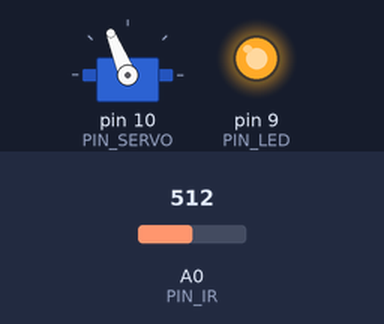
The sketch below on a simulated Arduino Uno, built with avr-gcc and run on an emulated ATmega328P. Shown: servo, output pins drawn as LEDs (lit = HIGH). Inputs (shaded band) come from the test bench; at power-on: A0 (PIN_IR) = 512.

Above: at 1.2 s.
1.3 s: A0 (PIN_IR) set to 241
2.8 s: A0 (PIN_IR) set to 219
At 3.8 s:
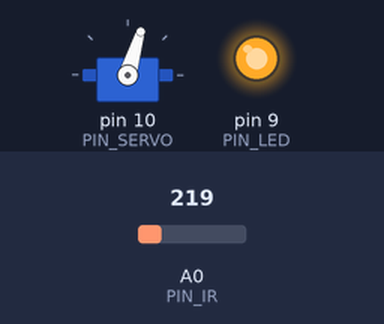
4.3 s: A0 (PIN_IR) set to 323
5.8 s: A0 (PIN_IR) set to 347
At 6.1 s:
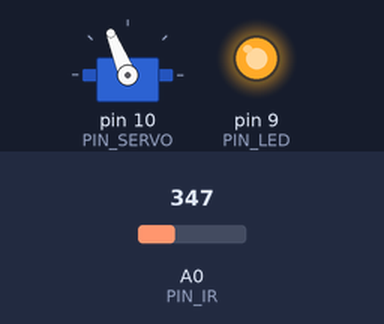
7.3 s: A0 (PIN_IR) set to 190
At 8.4 s:
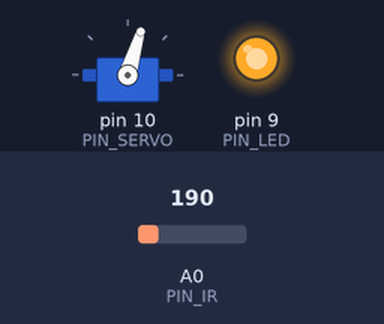
Timing chart, 0 to 9.8 s (numbered marks = the images above; inputs shaded):
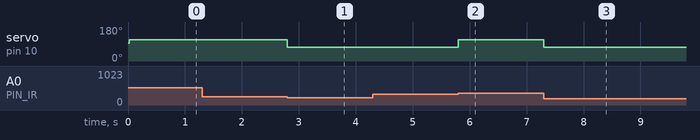

Measured:
- the behaviour switches between 230 and 229 on A0 (PIN_IR) (found by bisection; images 0 and 1)
- the behaviour switches between 340 and 341 on A0 (PIN_IR) (found by bisection; images 1 and 2)
- after the input at 1.3 s, every drawn part: stays the same
- after the input at 2.8 s, servo on pin 10 (PIN_SERVO): 112° → 73° at once
- after the input at 4.3 s, every drawn part: stays the same
- after the input at 5.8 s, servo on pin 10 (PIN_SERVO): 73° → 112° at once
- after the input at 7.3 s, servo on pin 10 (PIN_SERVO): 112° → 73° at once

The sketch:

21P8.ino
```cpp
// Arduino pin assignment
#define PIN_IR A0
#define PIN_LED 9

int a, b; // unit: mm

#include <Servo.h>

// Arduino pin assignment
#define PIN_SERVO 10

// configurable parameters
#define _DUTY_MIN 1300 // servo full clockwise position (0 degree)
#define _DUTY_NEU 1500 // servo neutral position (90 degree)
#define _DUTY_MAX 1700 // servo full counterclockwise position (180 degree)

#define _POS_START (_DUTY_MIN + 100)
#define _POS_END (_DUTY_MAX - 100)

#define _SERVO_SPEED 5 // servo speed limit (unit: degree/second)
#define INTERVAL 20  // servo update interval

// global variables
unsigned long last_sampling_time; // unit: ms
int duty_chg_per_interval; // maximum duty difference per interval
int toggle_interval, toggle_interval_cnt;
float pause_time; // unit: sec
Servo myservo;
int duty_target, duty_curr;

void setup() {
// initialize GPIO pins
  myservo.attach(PIN_SERVO);
  duty_target = duty_curr = _POS_START;
//  while(1){
  myservo.writeMicroseconds(1500);
//  }

// initialize GPIO pins
  pinMode(PIN_LED,OUTPUT);
  digitalWrite(PIN_LED, 1);

  Serial.begin(57600);

  a = 96; //70;
  b = 300; //300;

// convert angle speed into duty change per interval.
  duty_chg_per_interval = (float)(_DUTY_MAX - _DUTY_MIN) * _SERVO_SPEED / 180 * INTERVAL / 1000;

// initialize variables for servo update.
  pause_time = 1;
  toggle_interval = (180.0 / _SERVO_SPEED + pause_time) * 1000 / INTERVAL;
  toggle_interval_cnt = toggle_interval;

// initialize last sampling time
  last_sampling_time = 0;
}

float ir_distance(void){ // return value unit: mm
  float val;
  float volt = float(analogRead(PIN_IR));
  val = ((6762.0/(volt-9.0))-4.0) * 10.0;
  return val;
}

void loop() {
  float raw_dist = ir_distance();
  float dist_cali = 100 + 300.0 / (b - a) * (raw_dist - a);
// millis() returns the number of milliseconds since the program started. Will overflow after 50 days.
  if(millis() < last_sampling_time + INTERVAL) return;

// adjust duty_curr toward duty_target by duty_chg_per_interval
  if(duty_target > duty_curr) {
    duty_curr += duty_chg_per_interval;
    if(duty_curr > duty_target) duty_curr = duty_target;
  }
  else {
    duty_curr -= duty_chg_per_interval;
    if(duty_curr < duty_target) duty_curr = duty_target;
  }
  if(dist_cali < 200){
    myservo.writeMicroseconds(_DUTY_MAX);
  }
  else if(dist_cali > 350){
    myservo.writeMicroseconds(_DUTY_MIN);
  }
  if(toggle_interval_cnt >= toggle_interval) {
    toggle_interval_cnt = 0;
    if(duty_target == _POS_START) duty_target = _POS_END;
    else duty_target = _POS_START;
  }
  else {
    toggle_interval_cnt++;
  }

// update last sampling time
  last_sampling_time += INTERVAL;
}
```
